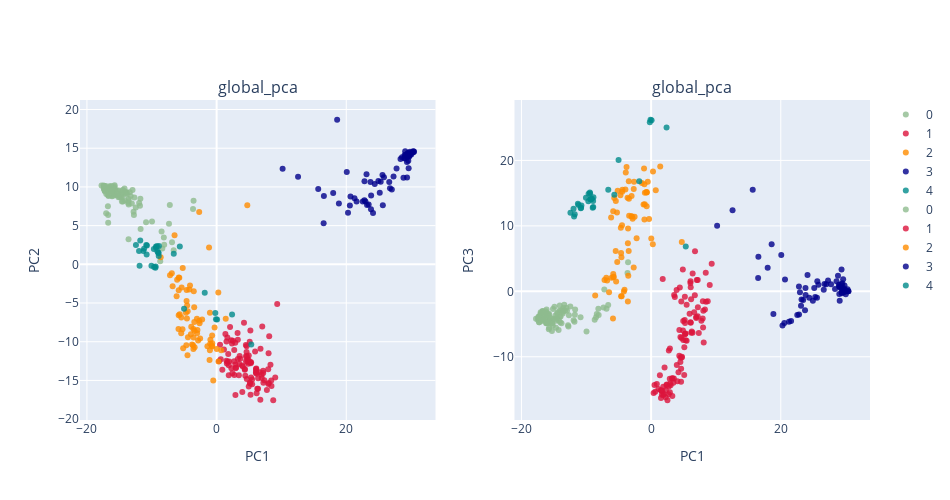

Notebook code cell kept with this figure:
### Code cell
###
plot_global_pca(feats,label_select,colordict,labels= core_pop,title= 'global_pca',height= 500,width= 950)

### Figure 1 — Plotly figure (JSON) as saved in the notebook; plotly's stock layout.template omitted (floating-point values rounded to 4 significant figures)
{"data": [{"marker": {"color": "darkseagreen", "line": {"width": 0}, "opacity": 0.8, "size": 6, "symbol": "circle"}, "mode": "markers", "name": "0", "text": ["temp", "temp", "temp", "temp", "temp", "temp", "temp", "temp", "temp", "temp", "temp", "temp", "temp", "temp", "temp", "temp", "temp", "temp", "temp", "temp", "temp", "temp", "subtrop", "temp", "temp", "temp", "temp", "temp", "temp", "temp", "temp", "temp", "temp", "temp", "temp", "temp", "temp", "temp", "temp", "temp", "temp", "subtrop", "temp", "temp", "temp", "temp", "temp", "temp", "temp", "temp", "temp", "temp", "temp", "temp", "temp", "temp", "temp", "temp", "temp", "temp", "temp", "temp", "temp", "temp", "temp", "temp", "temp", "temp", "temp", "temp", "temp", "temp", "temp", "temp", "temp", "temp", "temp", "temp", "temp", "temp", "temp", "temp", "temp", "temp", "temp", "temp", "temp", "temp", "temp", "temp", "temp", "temp", "temp", "temp", "temp", "temp", "temp", "temp", "temp", "temp", "temp", "temp", "temp", "temp", "temp", "temp", "temp", "temp", "temp", "temp", "temp", "temp", "temp", "temp", "temp", "temp", "temp"], "type": "scatter", "x": [-7.22, -3.639, -3.555, -14.09, -12.97, -17.75, -17.28, -15.13, -16.69, -17.27, -15.7, -14.61, -8.487, -15.69, -15.84, -12.68, -10.88, -11.82, -6.876, -12.46, -13.08, -15.78, -13.59, -13.39, -17.24, -11.76, -14.71, -16.56, -14.67, -17.02, -17.05, -14.74, -7.345, -16.28, -15.63, -8.374, -8.14, -13.56, -15.98, -16.03, -15.24, -12.75, -14.49, -13.25, -17.21, -16.53, -17.4, -16.19, -14.39, -15.58, -13.89, -15.93, -11.72, -17.45, -17.04, -16.25, -13.82, -16.19, -16.93, -14.02, -13.63, -15.84, -16.18, -14.21, -16.73, -15.73, -16.12, -14.07, -13.95, -17.08, -16.47, -16.1, -15.51, -15.85, -16.36, -15.3, -8.088, -15.92, -17.27, -6.621, -15.12, -14.27, -15.78, -15.29, -16.14, -17.01, -17.34, -17.37, -16.14, -16.06, -14.13, -15.98, -16.7, -13.56, -16.67, -15.52, -16.08, -9.963, -16.42, -12.81, -14.65, -16.74, -16.77, -8.7, -17.31, -15.78, -16.86, -16.05, -15.16, -16.76, -14.9, -13.58, -15.14, -11.95, -14.45, -16.24, -16.49], "xaxis": "x", "y": [7.658, 7.159, 8.209, 9.29, 9.595, 10.18, 9.531, 9.542, 8.867, 9.762, 9.616, 8.122, 4.229, 9.823, 9.204, 8.632, 5.449, 7.571, 2.859, 7.347, 7.856, 10.08, 3.232, 9.297, 9.568, 8.468, 9.114, 9.564, 8.625, 9.097, 9.497, 8.944, 5.243, 9.424, 9.386, 2.044, 3.45, 8.454, 9.671, 9.872, 9.197, 6.359, 9.608, 8.837, 9.397, 9.374, 9.845, 9.902, 9.524, 9.402, 8.979, 9.852, 4.548, 10.18, 6.587, 9.044, 9.235, 8.876, 9.565, 9.181, 7.936, 9.534, 9.367, 9.799, 5.387, 10.2, 8.783, 9.271, 9.357, 10.11, 9.365, 9.873, 9.099, 8.889, 9.52, 8.907, 2.521, 9.922, 9.686, 1.823, 9.148, 9.375, 9.03, 9.463, 10.1, 9.765, 9.735, 10.12, 9.935, 9.884, 8.249, 9.584, 9.012, 7.73, 8.873, 9.075, 9.594, 5.535, 10.13, 6.804, 8.714, 6.368, 7.511, 0.395, 10.12, 9.731, 9.886, 9.615, 8.933, 9.799, 8.668, 8.141, 8.651, 7.914, 8.104, 9.379, 9.975], "yaxis": "y"}, {"marker": {"color": "crimson", "line": {"width": 0}, "opacity": 0.8, "size": 6, "symbol": "circle"}, "mode": "markers", "name": "1", "text": ["trop", "trop", "trop", "trop", "subtrop", "trop", "trop", "trop", "trop", "subtrop", "trop", "subtrop", "subtrop", "subtrop", "trop", "trop", "subtrop", "trop", "trop", "trop", "trop", "trop", "trop", "trop", "trop", "trop", "trop", "trop", "trop", "trop", "subtrop", "subtrop", "trop", "trop", "trop", "trop", "trop", "trop", "subtrop", "subtrop", "subtrop", "subtrop", "subtrop", "subtrop", "subtrop", "trop", "trop", "trop", "subtrop", "subtrop", "subtrop", "trop", "trop", "trop", "trop", "subtrop", "subtrop", "subtrop", "subtrop", "trop", "subtrop", "subtrop", "subtrop", "subtrop", "subtrop", "trop", "trop", "trop", "subtrop", "subtrop", "subtrop", "subtrop", "subtrop", "subtrop", "subtrop", "subtrop", "subtrop", "subtrop", "subtrop", "subtrop", "subtrop", "subtrop", "subtrop", "subtrop", "subtrop", "subtrop", "subtrop", "subtrop", "subtrop", "subtrop", "subtrop", "subtrop", "subtrop", "subtrop", "subtrop", "subtrop", "subtrop", "subtrop", "subtrop", "subtrop"], "type": "scatter", "x": [9.346, 4.427, 5.208, 4.676, 1.66, 8.462, 9.041, 7.189, 4.96, 0.5268, 6.066, 3.514, 1.356, 5.186, 8.306, 7.957, 5.48, 6.958, 7.041, 6.169, 5.219, 5.319, 6.116, 4.523, 5.269, 6.073, 4.916, 6.407, 3.552, 6.108, 7.757, 4.749, 3.658, 6.77, 6.952, 8.731, 6.745, 8.428, 2.37, 4.223, 8.113, 2.717, 8.017, 4.515, 2.877, 7.213, 7.182, 8.052, 1.13, 4.057, 5.48, 7.985, 6.078, 1.79, 4.659, 2.281, 4.955, 5.125, 6.192, 4.894, 4.537, 4.62, 2.255, 2.936, 3.235, 5.936, 3.931, 6.64, 1.955, 7.353, 6.273, 2.895, 0.3847, 4.357, 1.585, 3.432, 6.392, 1.51, 1.69, 2.711, 2.076, 5.322, 1.87, 2.519, 4.347, 3.962, 1.52, 3.276, 3.271, 5.234, 3.01, 1.875, 4.737, 0.8833, 2.735, 2.901, 4.63, 2.435, 5.104, 0.6402], "xaxis": "x", "y": [-5.128, -14.4, -8.549, -11.87, -9.457, -15.73, -14.61, -14.03, -11.76, -10.39, -13.96, -12.88, -8.988, -15.38, -12.99, -13.56, -15.5, -14.7, -8.037, -16.65, -12.64, -12.64, -13.44, -11.88, -12.79, -13.53, -12.37, -14.72, -11.84, -13.7, -16.24, -12.6, -12.18, -10.92, -14.27, -17.56, -17.5, -15.02, -10.22, -7.555, -9.283, -11.08, -11.5, -10.42, -10.13, -15.31, -13.76, -15.33, -10.99, -13.2, -14.88, -15.47, -14.01, -11.58, -14.8, -13.41, -15.78, -15.29, -14.12, -12.86, -12.53, -11.33, -9.801, -13.44, -8.873, -11.25, -13.08, -13.95, -12.56, -14.98, -16.09, -12.95, -12.53, -13.51, -12.8, -14.33, -16.08, -12.45, -12.6, -12.53, -8.112, -14.61, -13.03, -9.875, -13.63, -16.49, -9.957, -12.23, -9.759, -16.87, -13.32, -14.33, -12.3, -13.64, -14.31, -16.89, -10.57, -14.07, -10.02, -12.27], "yaxis": "y"}, {"marker": {"color": "darkorange", "line": {"width": 0}, "opacity": 0.8, "size": 6, "symbol": "circle"}, "mode": "markers", "name": "2", "text": ["aro", "temp", "temp", "trop", "trop", "aro", "subtrop", "trop", "trop", "trop", "trop", "trop", "subtrop", "subtrop", "subtrop", "trop", "subtrop", "subtrop", "subtrop", "trop", "subtrop", "subtrop", "trop", "trop", "subtrop", "trop", "trop", "trop", "trop", "trop", "trop", "trop", "subtrop", "subtrop", "subtrop", "subtrop", "subtrop", "subtrop", "subtrop", "subtrop", "trop", "trop", "trop", "trop", "trop", "trop", "trop", "trop", "trop", "trop", "trop", "subtrop", "trop", "subtrop", "trop", "subtrop", "trop", "trop", "trop", "trop", "trop", "trop", "temp", "trop", "trop", "trop", "trop", "trop", "trop", "subtrop"], "type": "scatter", "x": [4.732, -2.684, -6.485, 0.2628, -2.625, -1.168, -3.523, -3.634, -4.419, -3.457, -3.388, -4.489, -7.185, -6.786, -4.105, -0.683, -5.227, -5.835, -5.756, -0.7251, -1.032, -6.913, -4.465, -0.9852, -5.843, 1.404, -1.091, -0.6805, -2.545, -4.671, -2.958, -3.014, -4.632, -4.202, -4.626, -0.3114, -5.396, -4.546, -3.038, 0.02653, -1.035, -3.582, -2.849, -5.846, -3.442, -5.264, -2.68, -0.9645, -0.6884, -3.907, -3.42, -2.236, -5.462, -5.881, -3.79, -6.088, -3.554, -6.17, -5.685, -5.442, -0.5168, -5.159, -8.626, 0.2891, -4.576, -1.416, -4.732, -3.967, 0.7193, -3.586], "xaxis": "x", "y": [7.623, 6.753, 3.759, -3.643, -7.613, 2.179, -3.489, -10.47, -9.412, -5.545, -10.72, -11.75, -1.409, -2.842, -2.75, -10.19, -0.4609, -1.703, -1.731, -10.53, -6.269, -1.167, -6.053, -10.27, -3.333, -7.046, -12.36, -10.62, -9.577, -10.46, -8.473, -8.902, -4.737, -3.262, -3.319, -8.169, -3.001, -5.322, -7.037, -10.93, -11.11, -10.93, -9.828, -6.569, -7.443, -8.377, -7.295, -9.737, -9.186, -8.073, -8.594, -7.128, -8.899, -8.362, -10.37, -1.989, -9.442, -4.118, -6.454, -6.885, -14.99, -10.83, 0.9217, -12.54, -7.007, -10.58, -6.247, -9.034, -11.12, -8.363], "yaxis": "y"}, {"marker": {"color": "darkblue", "line": {"width": 0}, "opacity": 0.8, "size": 6, "symbol": "circle"}, "mode": "markers", "name": "3", "text": ["aro", "aro", "aro", "aro", "aro", "aro", "aro", "aro", "aro", "aro", "aro", "aro", "aro", "aro", "aro", "aro", "aro", "aro", "aro", "aro", "aro", "aro", "aro", "aro", "aro", "aro", "aro", "aro", "aro", "aro", "aro", "aro", "aro", "aro", "aro", "aro", "aro", "aro", "aro", "aro", "aro", "aro", "aro", "aro", "aro", "aro", "aro", "aro", "aro", "aro", "aro", "aro", "aro", "aro", "aro", "aro", "aro", "aro", "aro", "aro", "aro", "aro", "aro", "aro", "aro", "aro", "aro"], "type": "scatter", "x": [29.83, 30.44, 29.87, 29.45, 30.02, 29.49, 22.96, 23.45, 23.2, 30.23, 21.59, 18.59, 29.37, 29.67, 20.27, 29.57, 29.52, 25.31, 15.67, 29.76, 25.64, 23.74, 26.75, 28.97, 27.02, 30.41, 29.36, 22.54, 21.27, 20.56, 29.09, 25.58, 29.79, 10.18, 22.8, 27.29, 27.76, 23.81, 29.4, 28.37, 23.12, 29.09, 30.31, 23.83, 12.56, 28.82, 24.39, 24.95, 29.5, 29.78, 20.08, 18.86, 29.03, 29.18, 29.42, 29.0, 16.55, 22.81, 26.63, 28.6, 25.81, 29.62, 24.13, 25.16, 17.98, 16.51, 20.65], "xaxis": "x", "y": [14.54, 14.57, 14.23, 13.88, 14.2, 14.04, 8.104, 7.736, 7.657, 14.44, 8.13, 18.68, 11.22, 13.89, 6.649, 13.38, 14.35, 10.68, 9.731, 14.02, 7.624, 10.65, 9.816, 13.74, 9.668, 14.53, 13.21, 8.131, 8.529, 7.615, 13.92, 11.54, 14.35, 12.36, 8.263, 11.34, 12.4, 7.106, 14.11, 13.6, 11.63, 14.61, 14.62, 8.878, 11.33, 11.19, 10.39, 10.75, 14.37, 14.31, 11.92, 7.854, 13.68, 14.15, 13.95, 14.12, 8.82, 10.73, 10.62, 13.83, 11.25, 12.43, 6.624, 9.263, 9.225, 5.3, 8.778], "yaxis": "y"}, {"marker": {"color": "darkcyan", "line": {"width": 0}, "opacity": 0.8, "size": 6, "symbol": "circle"}, "mode": "markers", "name": "4", "text": ["trop", "trop", "trop", "trop", "trop", "trop", "trop", "trop", "trop", "trop", "trop", "trop", "trop", "trop", "trop", "trop", "trop", "trop", "trop", "trop", "trop", "trop", "trop", "trop", "trop", "trop", "trop", "trop", "trop", "trop", "trop"], "type": "scatter", "x": [-11.19, -0.09657, 0.07352, -1.831, 5.346, -10.75, 2.381, -6.607, -10.8, -9.345, -8.944, -12.44, -0.1983, -5.674, -11.29, -11.78, -9.141, -9.199, -5.021, -9.009, -9.409, -11.97, -9.681, -11.88, -9.443, -10.05, -10.86, -9.642, -9.345, -8.898, -8.928], "xaxis": "x", "y": [2.01, -7.081, -7.114, -3.667, -10.36, 2.424, -6.471, 1.357, 1.265, 2.145, 1.465, 2.487, -6.298, 2.298, 1.718, 3.084, 1.694, 2.339, -5.748, 1.51, -0.2646, 1.714, 1.971, -0.1962, -0.4458, -0.1911, 2.5, -0.3471, 2.294, 2.369, 1.074], "yaxis": "y"}, {"marker": {"color": "darkseagreen", "line": {"width": 0}, "opacity": 0.8, "size": 6, "symbol": "circle"}, "mode": "markers", "name": "0", "text": ["temp", "temp", "temp", "temp", "temp", "temp", "temp", "temp", "temp", "temp", "temp", "temp", "temp", "temp", "temp", "temp", "temp", "temp", "temp", "temp", "temp", "temp", "subtrop", "temp", "temp", "temp", "temp", "temp", "temp", "temp", "temp", "temp", "temp", "temp", "temp", "temp", "temp", "temp", "temp", "temp", "temp", "subtrop", "temp", "temp", "temp", "temp", "temp", "temp", "temp", "temp", "temp", "temp", "temp", "temp", "temp", "temp", "temp", "temp", "temp", "temp", "temp", "temp", "temp", "temp", "temp", "temp", "temp", "temp", "temp", "temp", "temp", "temp", "temp", "temp", "temp", "temp", "temp", "temp", "temp", "temp", "temp", "temp", "temp", "temp", "temp", "temp", "temp", "temp", "temp", "temp", "temp", "temp", "temp", "temp", "temp", "temp", "temp", "temp", "temp", "temp", "temp", "temp", "temp", "temp", "temp", "temp", "temp", "temp", "temp", "temp", "temp", "temp", "temp", "temp", "temp", "temp", "temp"], "type": "scatter", "x": [-7.22, -3.639, -3.555, -14.09, -12.97, -17.75, -17.28, -15.13, -16.69, -17.27, -15.7, -14.61, -8.487, -15.69, -15.84, -12.68, -10.88, -11.82, -6.876, -12.46, -13.08, -15.78, -13.59, -13.39, -17.24, -11.76, -14.71, -16.56, -14.67, -17.02, -17.05, -14.74, -7.345, -16.28, -15.63, -8.374, -8.14, -13.56, -15.98, -16.03, -15.24, -12.75, -14.49, -13.25, -17.21, -16.53, -17.4, -16.19, -14.39, -15.58, -13.89, -15.93, -11.72, -17.45, -17.04, -16.25, -13.82, -16.19, -16.93, -14.02, -13.63, -15.84, -16.18, -14.21, -16.73, -15.73, -16.12, -14.07, -13.95, -17.08, -16.47, -16.1, -15.51, -15.85, -16.36, -15.3, -8.088, -15.92, -17.27, -6.621, -15.12, -14.27, -15.78, -15.29, -16.14, -17.01, -17.34, -17.37, -16.14, -16.06, -14.13, -15.98, -16.7, -13.56, -16.67, -15.52, -16.08, -9.963, -16.42, -12.81, -14.65, -16.74, -16.77, -8.7, -17.31, -15.78, -16.86, -16.05, -15.16, -16.76, -14.9, -13.58, -15.14, -11.95, -14.45, -16.24, -16.49], "xaxis": "x2", "y": [0.2888, 2.816, 4.446, -2.156, -2.985, -4.209, -4.718, -4.358, -3.951, -3.835, -3.539, -4.196, -3.967, -4.46, -3.391, -3.648, -3.956, -4.638, -2.678, -2.316, -2.517, -4.561, -3.014, -2.06, -4.714, -3.591, -4.505, -4.169, -5.566, -4.268, -3.496, -3.699, -2.487, -3.746, -4.606, -3.451, -2.667, -2.539, -4.859, -4.833, -4.855, -5.385, -3.443, -2.916, -4.383, -3.771, -4.074, -4.863, -4.167, -4.434, -2.967, -4.857, -2.791, -4.367, -3.208, -3.063, -4.889, -3.214, -4.519, -4.709, -3.403, -4.646, -3.716, -4.502, -3.044, -5.563, -2.77, -3.864, -3.868, -3.675, -3.388, -4.844, -4.566, -3.604, -3.491, -6.082, -3.607, -4.846, -4.252, -2.11, -4.207, -5.9, -5.779, -4.865, -4.821, -3.408, -4.153, -3.884, -4.764, -4.748, -2.979, -4.194, -4.072, -2.822, -3.11, -4.066, -3.71, -6.139, -3.703, -5.168, -4.06, -3.024, -3.633, -4.353, -3.962, -4.56, -4.468, -4.716, -5.235, -4.31, -2.373, -3.136, -2.708, -4.409, -3.238, -3.373, -4.126], "yaxis": "y2"}, {"marker": {"color": "crimson", "line": {"width": 0}, "opacity": 0.8, "size": 6, "symbol": "circle"}, "mode": "markers", "name": "1", "text": ["trop", "trop", "trop", "trop", "subtrop", "trop", "trop", "trop", "trop", "subtrop", "trop", "subtrop", "subtrop", "subtrop", "trop", "trop", "subtrop", "trop", "trop", "trop", "trop", "trop", "trop", "trop", "trop", "trop", "trop", "trop", "trop", "trop", "subtrop", "subtrop", "trop", "trop", "trop", "trop", "trop", "trop", "subtrop", "subtrop", "subtrop", "subtrop", "subtrop", "subtrop", "subtrop", "trop", "trop", "trop", "subtrop", "subtrop", "subtrop", "trop", "trop", "trop", "trop", "subtrop", "subtrop", "subtrop", "subtrop", "trop", "subtrop", "subtrop", "subtrop", "subtrop", "subtrop", "trop", "trop", "trop", "subtrop", "subtrop", "subtrop", "subtrop", "subtrop", "subtrop", "subtrop", "subtrop", "subtrop", "subtrop", "subtrop", "subtrop", "subtrop", "subtrop", "subtrop", "subtrop", "subtrop", "subtrop", "subtrop", "subtrop", "subtrop", "subtrop", "subtrop", "subtrop", "subtrop", "subtrop", "subtrop", "subtrop", "subtrop", "subtrop", "subtrop", "subtrop"], "type": "scatter", "x": [9.346, 4.427, 5.208, 4.676, 1.66, 8.462, 9.041, 7.189, 4.96, 0.5268, 6.066, 3.514, 1.356, 5.186, 8.306, 7.957, 5.48, 6.958, 7.041, 6.169, 5.219, 5.319, 6.116, 4.523, 5.269, 6.073, 4.916, 6.407, 3.552, 6.108, 7.757, 4.749, 3.658, 6.77, 6.952, 8.731, 6.745, 8.428, 2.37, 4.223, 8.113, 2.717, 8.017, 4.515, 2.877, 7.213, 7.182, 8.052, 1.13, 4.057, 5.48, 7.985, 6.078, 1.79, 4.659, 2.281, 4.955, 5.125, 6.192, 4.894, 4.537, 4.62, 2.255, 2.936, 3.235, 5.936, 3.931, 6.64, 1.955, 7.353, 6.273, 2.895, 0.3847, 4.357, 1.585, 3.432, 6.392, 1.51, 1.69, 2.711, 2.076, 5.322, 1.87, 2.519, 4.347, 3.962, 1.52, 3.276, 3.271, 5.234, 3.01, 1.875, 4.737, 0.8833, 2.735, 2.901, 4.63, 2.435, 5.104, 0.6402], "xaxis": "x2", "y": [4.226, 0.5854, -0.8423, -7.134, -15.8, -1.611, 0.9797, 1.715, -7.441, -14.32, 1.282, -13.33, -12.84, -4.368, -2.799, -4.172, -2.063, -4.076, 1.732, -1.197, -6.51, -6.442, -4.807, -6.966, -6.536, -4.732, -5.98, 2.715, -0.574, 0.6343, -4.508, -10.0, -0.8793, 6.118, -3.916, -1.504, -0.6208, 2.843, -14.32, -12.39, -7.818, -14.54, -5.54, -10.79, -13.36, -2.427, -3.799, -2.959, -14.93, -13.73, -7.565, -1.534, 1.529, 1.881, -1.542, -15.06, -4.538, -8.537, -6.314, 3.336, -10.12, -13.82, -16.19, -14.1, -13.32, -3.418, 0.1935, -3.203, -15.71, -6.361, -6.134, -15.42, -15.55, -5.917, -15.15, -13.96, -6.318, -15.12, -15.24, -15.73, -11.63, -7.487, -15.83, -16.65, -9.859, -11.27, -16.31, -13.28, -15.98, -4.858, -14.36, -14.59, -10.11, -14.17, -9.032, -8.722, -11.82, -14.25, -12.78, -15.35], "yaxis": "y2"}, {"marker": {"color": "darkorange", "line": {"width": 0}, "opacity": 0.8, "size": 6, "symbol": "circle"}, "mode": "markers", "name": "2", "text": ["aro", "temp", "temp", "trop", "trop", "aro", "subtrop", "trop", "trop", "trop", "trop", "trop", "subtrop", "subtrop", "subtrop", "trop", "subtrop", "subtrop", "subtrop", "trop", "subtrop", "subtrop", "trop", "trop", "subtrop", "trop", "trop", "trop", "trop", "trop", "trop", "trop", "subtrop", "subtrop", "subtrop", "subtrop", "subtrop", "subtrop", "subtrop", "subtrop", "trop", "trop", "trop", "trop", "trop", "trop", "trop", "trop", "trop", "trop", "trop", "subtrop", "trop", "subtrop", "trop", "subtrop", "trop", "trop", "trop", "trop", "trop", "trop", "temp", "trop", "trop", "trop", "trop", "trop", "trop", "subtrop"], "type": "scatter", "x": [4.732, -2.684, -6.485, 0.2628, -2.625, -1.168, -3.523, -3.634, -4.419, -3.457, -3.388, -4.489, -7.185, -6.786, -4.105, -0.683, -5.227, -5.835, -5.756, -0.7251, -1.032, -6.913, -4.465, -0.9852, -5.843, 1.404, -1.091, -0.6805, -2.545, -4.671, -2.958, -3.014, -4.632, -4.202, -4.626, -0.3114, -5.396, -4.546, -3.038, 0.02653, -1.035, -3.582, -2.849, -5.846, -3.442, -5.264, -2.68, -0.9645, -0.6884, -3.907, -3.42, -2.236, -5.462, -5.881, -3.79, -6.088, -3.554, -6.17, -5.685, -5.442, -0.5168, -5.159, -8.626, 0.2891, -4.576, -1.416, -4.732, -3.967, 0.7193, -3.586], "xaxis": "x2", "y": [7.52, 3.627, -0.1415, 7.191, 16.73, 13.28, 2.375, 14.29, 15.51, 6.148, 11.54, 10.1, 1.728, 1.645, 0.2236, 15.11, 4.475, 2.143, 2.229, 15.18, 10.98, 2.082, 15.23, 13.31, 2.654, 19.08, 18.77, 15.13, 11.38, 9.722, 11.43, 14.57, 5.857, -0.02868, -0.7605, 11.05, 1.504, -0.7558, 11.47, 8.073, 16.36, 7.348, 11.1, 12.22, 16.8, 12.04, 15.63, 15.07, 12.98, 18.16, 14.15, 8.093, 6.158, -4.166, 19.0, 2.052, 9.588, 11.29, 14.25, 13.8, 16.73, 15.38, -0.637, 18.3, 5.206, 16.57, 14.69, 15.57, 15.43, -1.557], "yaxis": "y2"}, {"marker": {"color": "darkblue", "line": {"width": 0}, "opacity": 0.8, "size": 6, "symbol": "circle"}, "mode": "markers", "name": "3", "text": ["aro", "aro", "aro", "aro", "aro", "aro", "aro", "aro", "aro", "aro", "aro", "aro", "aro", "aro", "aro", "aro", "aro", "aro", "aro", "aro", "aro", "aro", "aro", "aro", "aro", "aro", "aro", "aro", "aro", "aro", "aro", "aro", "aro", "aro", "aro", "aro", "aro", "aro", "aro", "aro", "aro", "aro", "aro", "aro", "aro", "aro", "aro", "aro", "aro", "aro", "aro", "aro", "aro", "aro", "aro", "aro", "aro", "aro", "aro", "aro", "aro", "aro", "aro", "aro", "aro", "aro", "aro"], "type": "scatter", "x": [29.83, 30.44, 29.87, 29.45, 30.02, 29.49, 22.96, 23.45, 23.2, 30.23, 21.59, 18.59, 29.37, 29.67, 20.27, 29.57, 29.52, 25.31, 15.67, 29.76, 25.64, 23.74, 26.75, 28.97, 27.02, 30.41, 29.36, 22.54, 21.27, 20.56, 29.09, 25.58, 29.79, 10.18, 22.8, 27.29, 27.76, 23.81, 29.4, 28.37, 23.12, 29.09, 30.31, 23.83, 12.56, 28.82, 24.39, 24.95, 29.5, 29.78, 20.08, 18.86, 29.03, 29.18, 29.42, 29.0, 16.55, 22.81, 26.63, 28.6, 25.81, 29.62, 24.13, 25.16, 17.98, 16.51, 20.65], "xaxis": "x2", "y": [0.8731, 0.006623, 0.3025, 0.4265, -0.4411, 1.238, -0.151, -1.321, -1.254, -0.00642, -4.535, 7.187, 3.32, 0.2027, -5.231, 0.5793, 0.1403, -0.87, 15.54, -0.158, 1.554, -2.888, 1.116, 0.9963, 1.093, -0.01002, 1.096, -3.638, -4.633, -4.845, 0.7338, -0.9701, 0.1035, 10.02, 0.7198, 1.668, 1.088, 0.5037, -0.1993, 0.3589, -2.225, -1.456, 0.3168, -0.5832, 12.38, 2.385, -0.9754, -1.428, 0.377, 0.2369, 5.547, -3.472, -0.414, 0.5329, -0.3151, 0.7392, 5.269, -3.555, 0.2335, 1.529, 0.9964, 1.854, 2.498, 0.5189, 3.588, 2.023, 1.811], "yaxis": "y2"}, {"marker": {"color": "darkcyan", "line": {"width": 0}, "opacity": 0.8, "size": 6, "symbol": "circle"}, "mode": "markers", "name": "4", "text": ["trop", "trop", "trop", "trop", "trop", "trop", "trop", "trop", "trop", "trop", "trop", "trop", "trop", "trop", "trop", "trop", "trop", "trop", "trop", "trop", "trop", "trop", "trop", "trop", "trop", "trop", "trop", "trop", "trop", "trop", "trop"], "type": "scatter", "x": [-11.19, -0.09657, 0.07352, -1.831, 5.346, -10.75, 2.381, -6.607, -10.8, -9.345, -8.944, -12.44, -0.1983, -5.674, -11.29, -11.78, -9.141, -9.199, -5.021, -9.009, -9.409, -11.97, -9.681, -11.88, -9.443, -10.05, -10.86, -9.642, -9.345, -8.898, -8.928], "xaxis": "x2", "y": [13.2, 26.21, 26.12, 16.83, 6.861, 13.12, 25.03, 15.52, 12.75, 14.07, 13.79, 12.02, 25.82, 14.76, 13.37, 11.77, 14.14, 14.1, 20.06, 12.75, 14.94, 12.62, 13.75, 11.44, 15.09, 14.29, 12.71, 14.91, 14.08, 14.36, 12.87], "yaxis": "y2"}], "layout": {"annotations": [{"font": {"size": 16}, "showarrow": false, "text": "global_pca", "x": 0.225, "xanchor": "center", "xref": "paper", "y": 1, "yanchor": "bottom", "yref": "paper"}, {"font": {"size": 16}, "showarrow": false, "text": "global_pca", "x": 0.775, "xanchor": "center", "xref": "paper", "y": 1, "yanchor": "bottom", "yref": "paper"}], "height": 500, "width": 950, "xaxis": {"anchor": "y", "domain": [0, 0.45], "title": {"text": "PC1"}}, "xaxis2": {"anchor": "y2", "domain": [0.55, 1], "title": {"text": "PC1"}}, "yaxis": {"anchor": "x", "domain": [0, 1], "title": {"text": "PC2"}}, "yaxis2": {"anchor": "x2", "domain": [0, 1], "title": {"text": "PC3"}}}}
